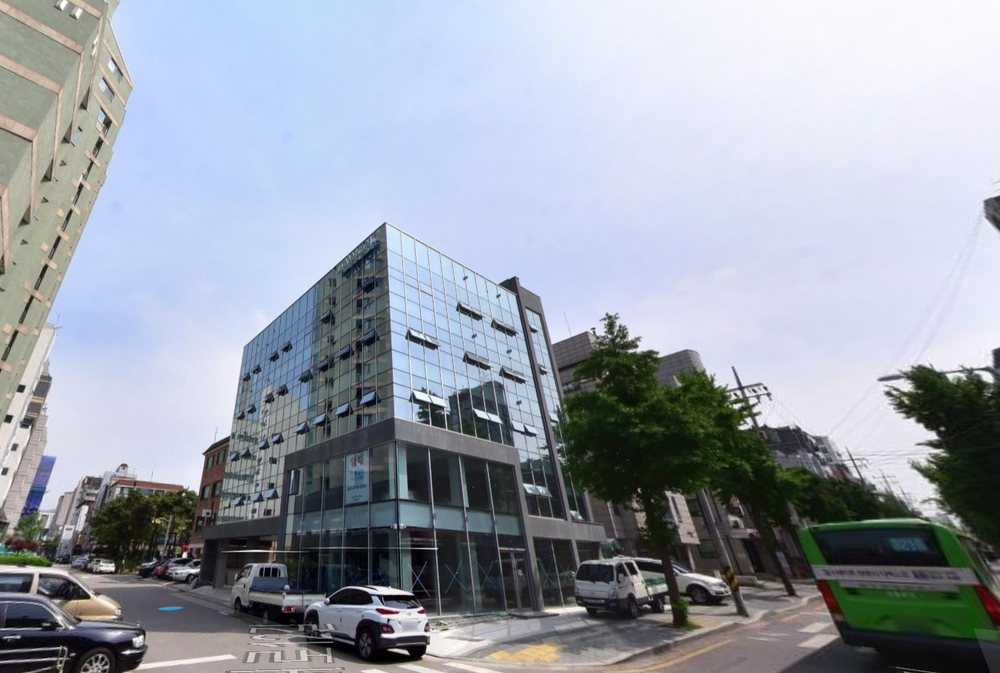
#> input picture data/dataset/r016.PNG, 1000 x 673 px, shrunk from 1342 x 903 before the run; its folder holds 5 pictures in this run
$ python vp_detection.py
#> lines starting #> are read from the running program, lines starting #| are printed output that depends on the picture; after the words box and inside, x2 and y2 are one past the last pixel; in counts of white or black regions, pixels touching at a corner belong together

import math
import glob
import numpy as np
from PIL import Image, ImageDraw

datadir = './data/dataset'
resultdir='./results'
imagename = '/r016.PNG' # '/r*.*'

nLines = 64

sigma = 2
threshold_hough = 0.1
rhoRes = 1
thetaRes = math.pi / 1000

threshold_vp_r_lo = 16
threshold_vp_r_hi = 32
threshold_vp_cnt = 8

DRAW_HL = True
DRAW_VP = True

def ConvFilter(Igs, G):

    h, w = Igs.shape
    size = G.shape[0]
    halfsize = (size-1)//2

    Ipad = np.pad(Igs,((halfsize,halfsize),(halfsize,halfsize)))
    for i in range(halfsize):
        Ipad[i] = Ipad[halfsize]
        Ipad[h+halfsize+i] = Ipad[h+halfsize-1]
    for i in range(halfsize):
        Ipad[:,i] = Ipad[:,halfsize]
        Ipad[:,w+halfsize+i] = Ipad[:,w+halfsize-1]

    Iconv = np.zeros(Igs.shape)
    for i in range(size):
        for j in range(size):
            Iconv += Ipad[i:i+h,j:j+w]*G[i][j]

    return Iconv

def EdgeDetection(Igs, sigma=2):

    h, w = Igs.shape
    div_error = 1e-7

    size = 5
    halfsize = (size-1) // 2
    G = np.zeros((size, size))
    for i in range(size):
        for j in range(size):
            G[i][j] = np.exp(-((i - halfsize)**2 + (j - halfsize)**2) / 2.0 / (sigma ** 2))
    G = G / np.sum(G)

    Ismth = ConvFilter(Igs, G)
    Gx = np.array([[-1,0,1],[-2,0,2],[-1,0,1]])
    Gy = np.array([[1,2,1],[0,0,0],[-1,-2,-1]])
    Ix = ConvFilter(Ismth, Gx)
    Iy = ConvFilter(Ismth, Gy)
    Imth = np.sqrt(Ix * Ix + Iy * Iy)
    Io = np.arctan(Iy / (Ix + div_error))

    Bth = np.ones((h,w))
    Bth[0:h-1] *= (np.abs(Io[0:h-1]) < math.pi/4) | (Imth[0:h-1] >= Imth[1:h])
    Bth[1:h] *= (np.abs(Io[1:h]) < math.pi/4) | (Imth[1:h] > Imth[0:h-1])
    Bth[:,0:w-1] *= (np.abs(Io[:,0:w-1]) >= math.pi/4) | (Imth[:,0:w-1] >= Imth[:,1:w])
    Bth[:,1:w] *= (np.abs(Io[:,1:w]) >= math.pi/4) | (Imth[:,1:w] > Imth[:,0:w-1])
    Im = Imth * Bth

    return Im, Io, Ix, Iy

def HoughTransform(Im,threshold, rhoRes=1, thetaRes=math.pi/1000):

    h, w = Im.shape
    y, x = np.where(Im>=threshold)
    N = x.shape[0]

    tn = np.ceil(math.pi/thetaRes).astype(np.int32)
    rn = 2 * np.ceil(np.sqrt(h*h+w*w)/rhoRes).astype(np.int32)
    H = np.zeros((tn, rn))

    for i in range(tn):
        v, c = np.unique(np.floor((x*np.cos(thetaRes*i)+y*np.sin(thetaRes*i))/rhoRes).astype(np.int32),return_counts=True)
        H[i][v] += c

    return H

def HoughLines(H,rhoRes,thetaRes,nLines=32):

    rbase = H.shape[1] // 2
    thetasize = 35
    rhosize = 15
    thetahalfsize = (thetasize - 1) // 2
    rhohalfsize = (rhosize - 1) // 2
    Hth = H.copy()

    lRho = np.zeros(nLines)
    lTheta = np.zeros(nLines)
    for i in range(nLines):
        ind = np.unravel_index(np.argmax(Hth, axis=None), Hth.shape)
        if ind[1] >= rbase:
            lRho[i] = (ind[1]-H.shape[1]) * rhoRes
        else:
            lRho[i] = ind[1] * rhoRes
        lTheta[i] = ind[0] * thetaRes
        Hth[max(ind[0]-thetahalfsize,0):min(ind[0]+thetahalfsize+1,H.shape[0]),max(ind[1]-rhohalfsize,0):min(ind[1]+rhohalfsize+1,H.shape[1])] = -1

    return lRho, lTheta

def vp_detection(lRho, lTheta, threshold_r_lo=5, threshold_r_hi=25, threshold_cnt=5):

    vp = np.zeros((3, 2))
    for vp_dim in range(3):
        N = lRho.shape[0]
        vp_i, vp_j = -1, -1
        vp_match_max = -1

        for i in range(N):
            for j in range(i+1,N):
                try:
                    A = np.array([[np.sin(lTheta[i]), np.cos(lTheta[i])], [np.sin(lTheta[j]), np.cos(lTheta[j])]])
                    x, y = np.matmul(np.linalg.inv(A), np.array([[lRho[i]], [lRho[j]]]))
                    vp_rho = x * np.sin(lTheta) + y * np.cos(lTheta)
                    passing = (vp_rho <= lRho + threshold_r_lo) * (vp_rho >= lRho - threshold_r_lo)
                    passing_count = np.sum(passing)
                    if passing_count > vp_match_max:
                        vp_match_max = passing_count
                        vp_i, vp_j = i, j
                except:
                    continue

        if vp_match_max < threshold_cnt:
            vp = vp[0:vp_dim]
            break
        A = np.array([[np.sin(lTheta[vp_i]), np.cos(lTheta[vp_i])], [np.sin(lTheta[vp_j]), np.cos(lTheta[vp_j])]])
        x, y = np.matmul(np.linalg.inv(A), np.array([[lRho[vp_i]], [lRho[vp_j]]]))
        vp[vp_dim] = x, y
        vp_rho = x * np.sin(lTheta) + y * np.cos(lTheta)
        not_passing = (vp_rho > lRho + threshold_r_hi) + (vp_rho < lRho - threshold_r_hi)
        ind = np.where(not_passing)[0]
        lRho, lTheta = lRho[ind], lTheta[ind]

    if vp.shape[0] == 2 and np.abs(vp[0][0] - vp[1][0]) < np.abs(vp[0][1] - vp[1][1]) * np.tan(math.pi * 15 / 180):
        vertical = (lTheta > math.pi * 150 / 180) + (lTheta < math.pi * 30 / 180)
        ind = np.where(vertical)[0]
        lRho, lTheta = lRho[ind], lTheta[ind]
        N = lRho.shape[0]
        if N >=2:
            vp_i, vp_j = -1, -1
            vp_dist_min = 2147483647

            for i in range(N):
                for j in range(i+1,N):
                    try:
                        A = np.array([[np.sin(lTheta[i]), np.cos(lTheta[i])], [np.sin(lTheta[j]), np.cos(lTheta[j])]])
                        x, y = np.matmul(np.linalg.inv(A), np.array([[lRho[i]], [lRho[j]]]))
                        vp_rho = x * np.sin(lTheta) + y * np.cos(lTheta)
                        max_dist = np.max(np.abs(lRho - vp_rho))
                        if max_dist < vp_dist_min:
                            vp_dist_min = max_dist
                            vp_i, vp_j = i, j
                    except:
                        continue
            if vp_i >= 0:
                A = np.array([[np.sin(lTheta[vp_i]), np.cos(lTheta[vp_i])], [np.sin(lTheta[vp_j]), np.cos(lTheta[vp_j])]])
                x, y = np.matmul(np.linalg.inv(A), np.array([[lRho[vp_i]], [lRho[vp_j]]]))
                vp = np.concatenate((vp, np.array([x, y]).reshape((1,2))), axis=0)
    return vp

# [43 lines left out: function camera_info, not called in this run]

def main():

    # read images
    for img_path in glob.glob(datadir+imagename):
        # load grayscale image
        img = Image.open(img_path).convert("L")

        Igs = np.array(img)
        Igs = Igs / 255.

        # Hough function
        Im, Io, Ix, Iy = EdgeDetection(Igs, sigma)
#> after the loop in ConvFilter, `for i in range(halfsize):`: Ipad: shape (677, 1004) float64; min 0, max 1, mean 0.62
#> after the loop in ConvFilter, `for i in range(halfsize):`: Ipad: shape (677, 1004) float64; min 0, max 1, mean 0.622
#> after the loop in ConvFilter (call 2), `for i in range(halfsize):`: Ipad: shape (675, 1002) float64; min 0, max 0.988, mean 0.621
#> after the loop in ConvFilter (call 2), `for i in range(halfsize):`:
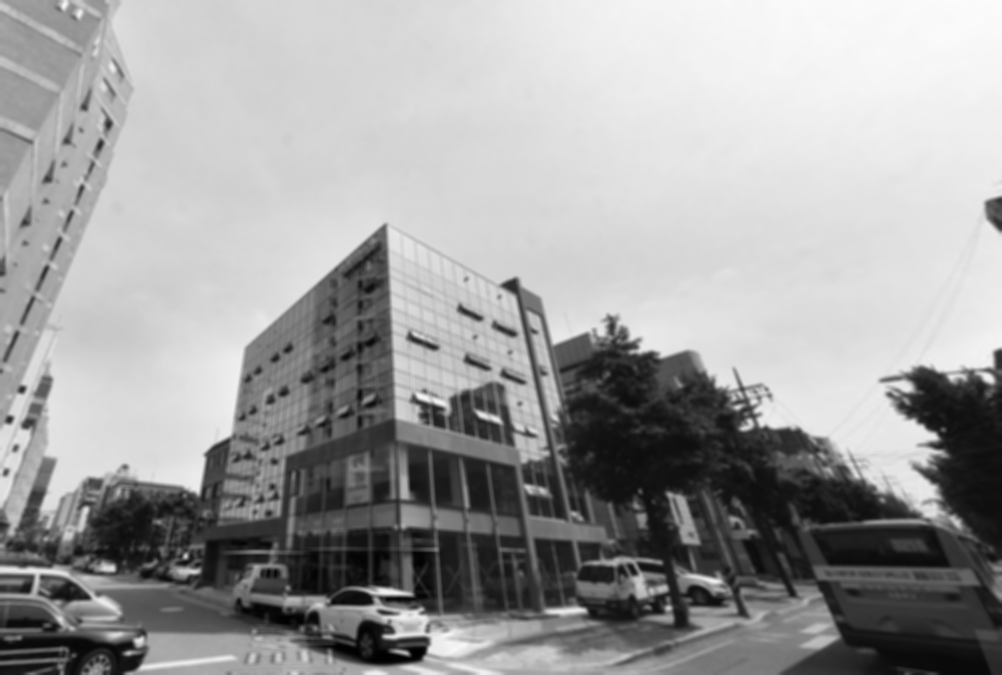
#> Ipad: shape (675, 1002) float64; min 0.00146, max 0.988, mean 0.622
#> after the loop in ConvFilter (call 3), `for i in range(size):`:
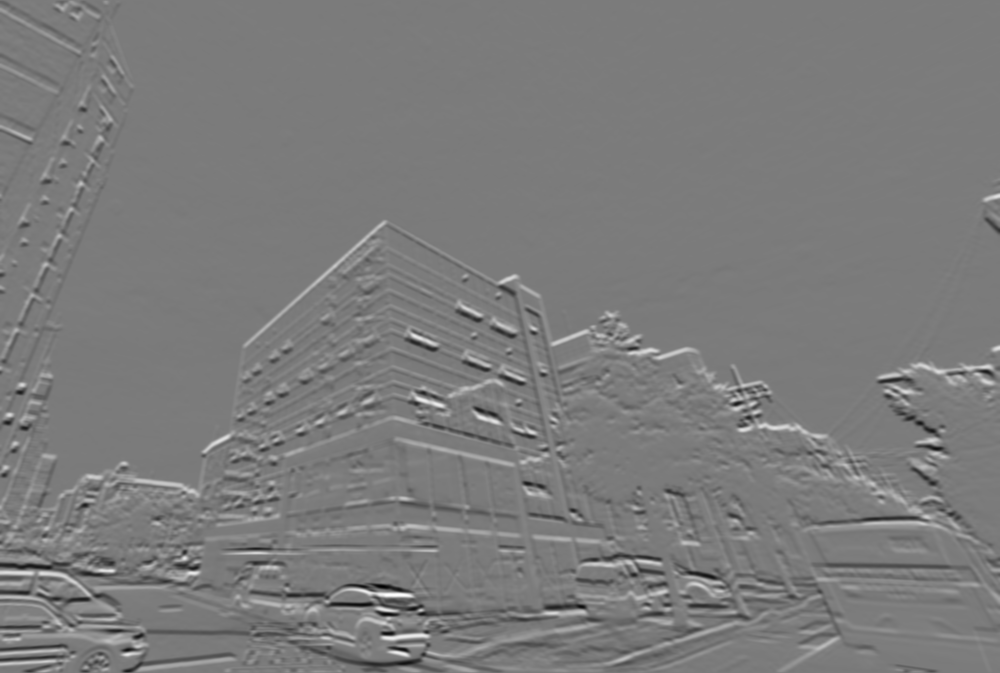
#> Iconv: shape (673, 1000) float64; min -1.61, max 1.71, mean 0.00479; drawn with min black and max white
#> in EdgeDetection, `Bth[0:h-1] *= (np.abs(Io[0:h-1]) < math.pi/4) | (Imth[0:h-1] >= Imth[1..`:
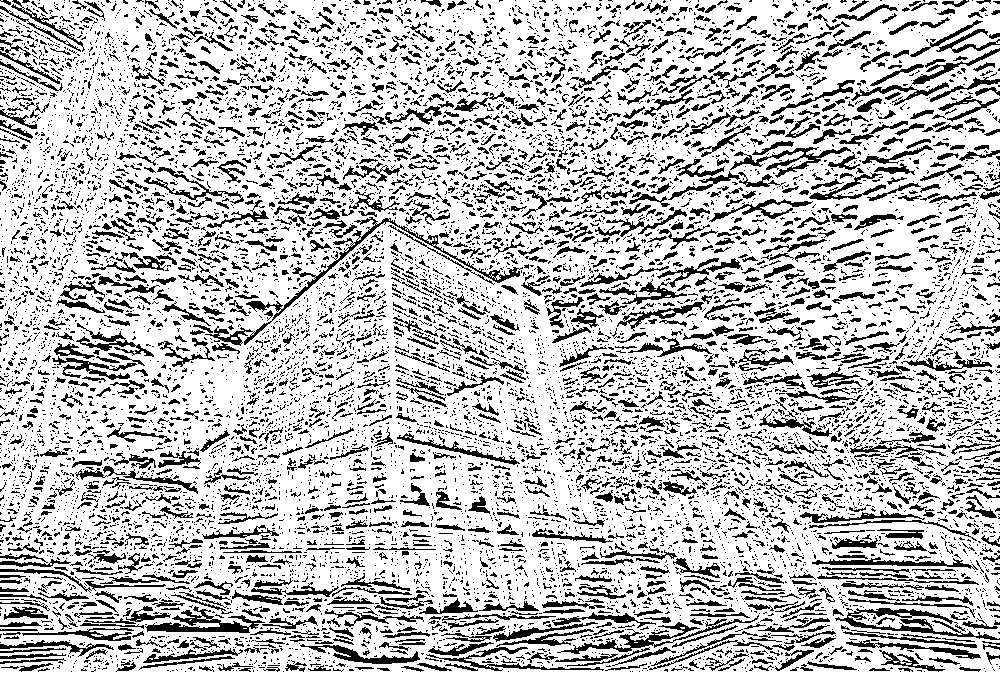
#> Bth: shape (673, 1000) float64; values 0 (black) and 1 (white), 75.1% white; black in thin lines or dots
#> in EdgeDetection, `Bth[1:h] *= (np.abs(Io[1:h]) < math.pi/4) | (Imth[1:h] > Imth[0:h-1])`:
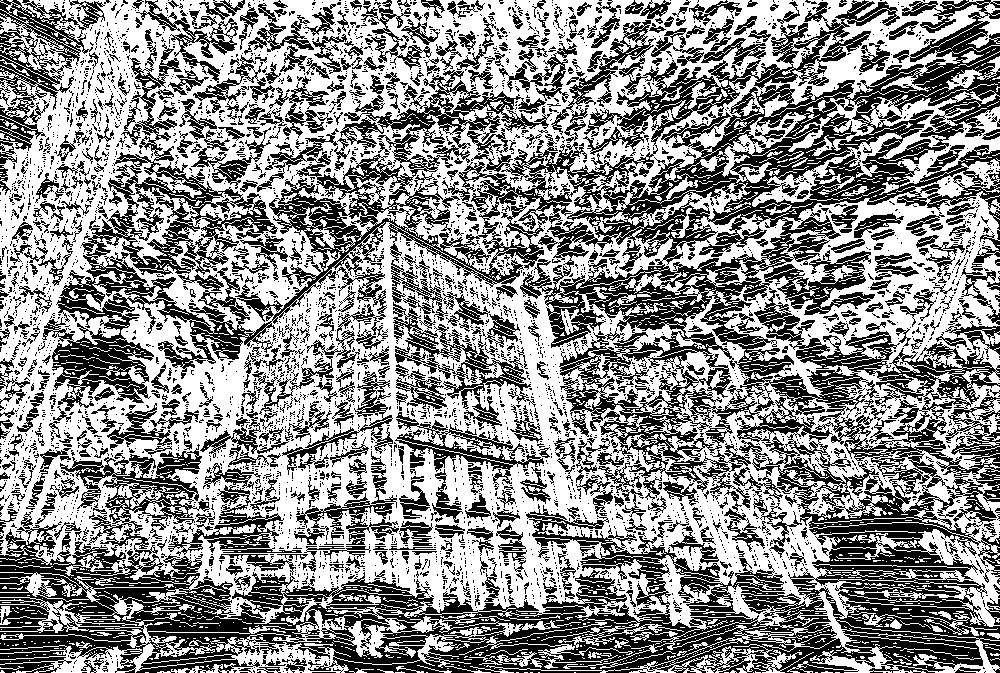
#> Bth: shape (673, 1000) float64; values 0 (black) and 1 (white), 55.4% white; 3994 black regions (3412 under 20 px), largest, box (x1, y1, x2, y2) and area: (0, 0, 1000, 673) 200211, (0, 0, 105, 164) 5255, (60, 444, 210, 545) 4508
#> in EdgeDetection, `Bth[:,0:w-1] *= (np.abs(Io[:,0:w-1]) >= math.pi/4) | (Imth[:,0:w-1] >=..`: Bth: shape (673, 1000) float64; values 0 (black) and 1 (white), 35% white in thin lines or dots
#> in EdgeDetection, `Bth[:,1:w] *= (np.abs(Io[:,1:w]) >= math.pi/4) | (Imth[:,1:w] > Imth[:..`:
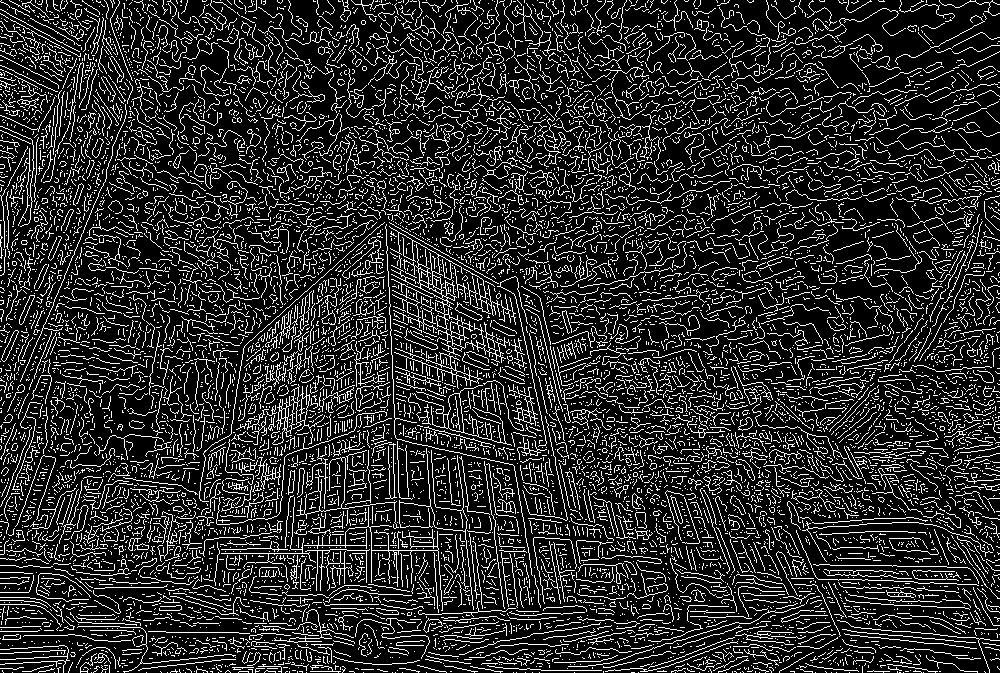
#> Bth: shape (673, 1000) float64; values 0 (black) and 1 (white), 16.8% white in thin lines or dots
        H = HoughTransform(Im,threshold_hough, rhoRes, thetaRes)
#> after the loop in HoughTransform, `for i in range(tn):`:
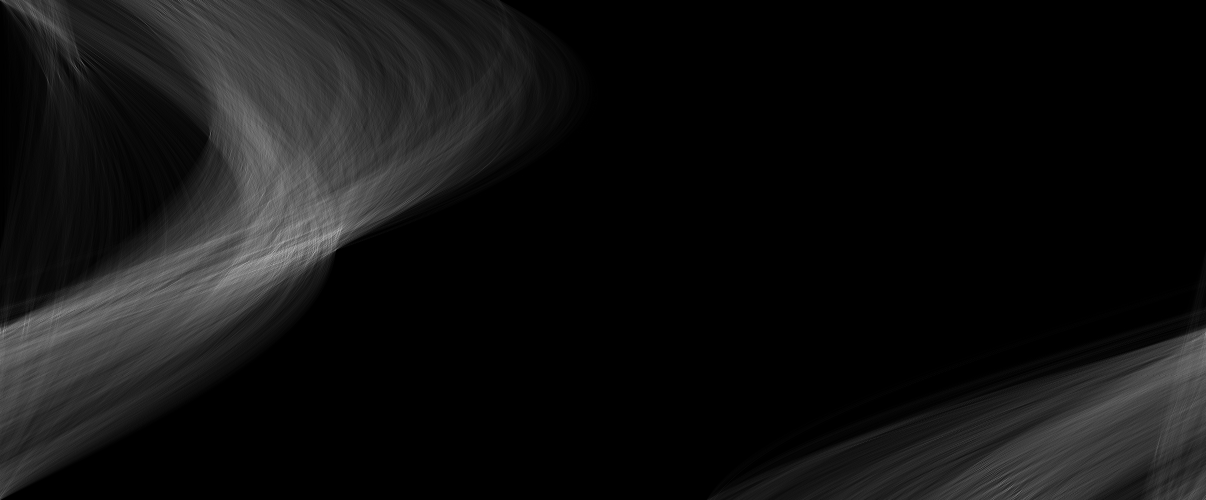
#> H: shape (1000, 2412) float64 (shown at 1/2 size); min 0, max 278, mean 19; drawn with min black and max white
        lRho, lTheta = HoughLines(H,rhoRes,thetaRes,nLines)
#> the loop in HoughLines, `for i in range(nLines):` made 64 passes
#> ind on passes 1 to 12: (506, 548), (529, 546), (505, 628), (527, 489), (500, 587), (510, 536), (482, 637), (487, 558), (476, 647), (503, 571), (460, 681), (507, 560)
#> after the loop in HoughLines, `for i in range(nLines):`:
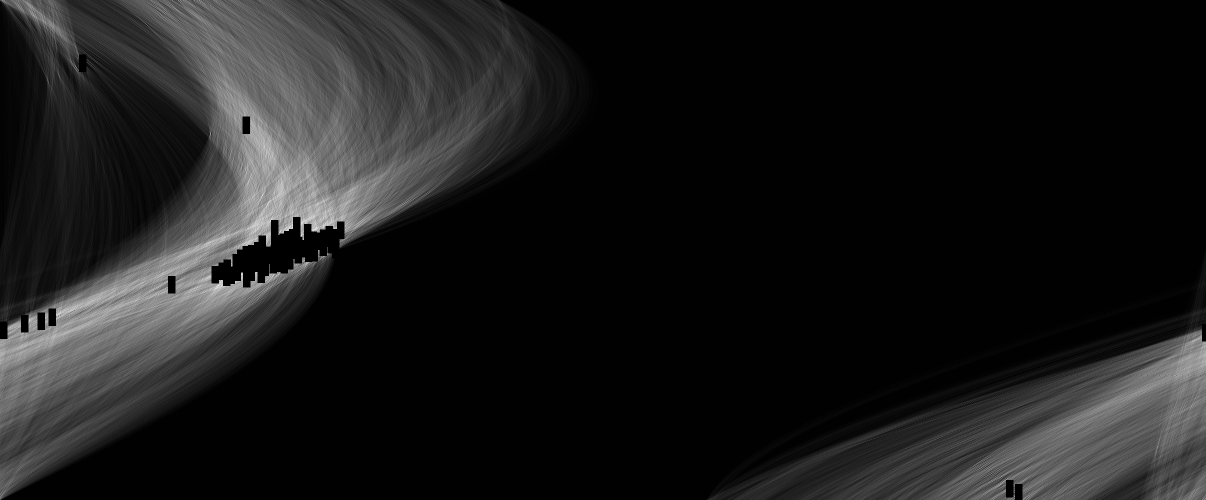
#> Hth: shape (1000, 2412) float64 (shown at 1/2 size); min -1, max 177, mean 17.9; drawn with min black and max white
#> after the loop in HoughLines, `for i in range(nLines):`: lRho = 64 values, max 681 at index 10, min -393 at index 55, mean 478.6; lTheta = 64 values, max 3.09 at index 13, min 0.396 at index 29, mean 1.64
        vp = vp_detection(lRho, lTheta, threshold_vp_r_lo, threshold_vp_r_hi, threshold_vp_cnt)
#> the loop in vp_detection, `for vp_dim in range(3):` made 1 pass
#> (A, x, y) on pass 1: ([[0.996, -0.0847], [0.902, -0.431]], [577.2], [1016.9])
#> after the loop in vp_detection, `for vp_dim in range(3):`: vp = [[0, 0], [0, 0], [0, 0]]
        camera_direction, focal_length = camera_info(Igs, vp)
        print("Vanishing Points")
        print(vp)
        print()
        print("Camera parameters")
        print("Camera center: ", camera_direction)
        print("Focal length: ", focal_length)

        image = np.array(Image.open(img_path).convert("RGB"))
        h, w, c = image.shape
        vp_min0 = (vp[:, 0].min().astype(np.int32) - 5) if vp.shape[0] > 0 else 2147483647
        vp_max0 = (vp[:, 0].max().astype(np.int32) + 5) if vp.shape[0] > 0 else -2147483648
        vp_min1 = (vp[:, 1].min().astype(np.int32) - 5) if vp.shape[0] > 0 else 2147483647
        vp_max1 = (vp[:, 1].max().astype(np.int32) + 5) if vp.shape[0] > 0 else -2147483648
        x_min, x_max = min(0, vp_min0), max(h - 1, vp_max0)
        y_min, y_max = min(0, vp_min1), max(w - 1, vp_max1)
        result = np.zeros((x_max - x_min + 1, y_max - y_min + 1, c))
        result[-x_min:h-x_min, -y_min:w-y_min] = image
        result = Image.fromarray(result.astype(np.uint8))
        draw = ImageDraw.Draw(result)
        if DRAW_HL:
            N = lRho.shape[0]
            for i in range(N):
                if np.abs(np.cos(lTheta[i])) >= np.abs(np.sin(lTheta[i])):
                    draw.line((np.round((lRho[i]-x_min*np.sin(lTheta[i]))/np.cos(lTheta[i])).astype(np.int32)-y_min,0,np.round((lRho[i]-x_max*np.sin(lTheta[i]))/np.cos(lTheta[i])).astype(np.int32)-y_min,x_max-x_min), fill=(0,255,0), width=2)
                else:
                    draw.line((0,np.round((lRho[i]-y_min*np.cos(lTheta[i]))/np.sin(lTheta[i])).astype(np.int32)-x_min,y_max-y_min,np.round((lRho[i]-y_max*np.cos(lTheta[i]))/np.sin(lTheta[i])).astype(np.int32)-x_min), fill=(0,255,0), width=2)
        if DRAW_VP:
            N = vp.shape[0]
            for i in range(N):
                draw.rectangle((vp[i][1]-y_min-2,vp[i][0]-x_min-2,vp[i][1]-y_min+2+1,vp[i][0]-x_min+2+1), fill=(255,0,0))
        result.save(resultdir+'/vanishing_point/'+img_path[len(datadir)+1:])

        print()
        print(img_path,"DONE")

if __name__ == '__main__':
#> (the run stopped early here; a loop or call above may not have finished)
